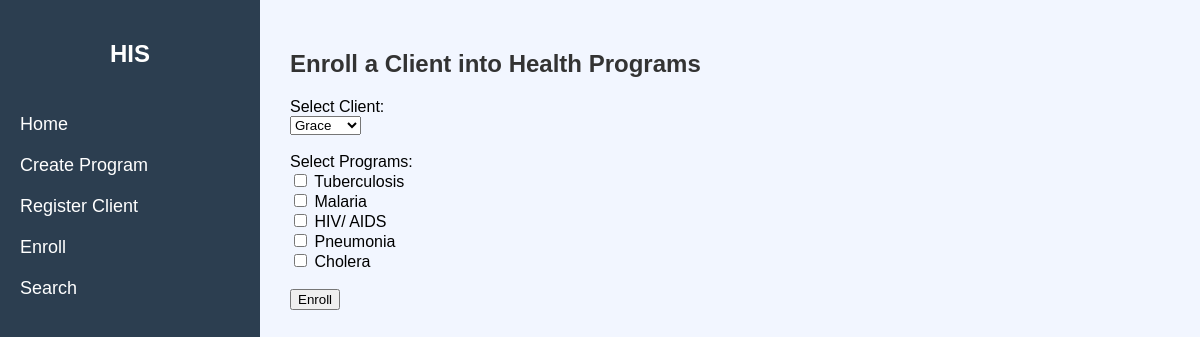
The page /enroll-client on the database as committed earlier.
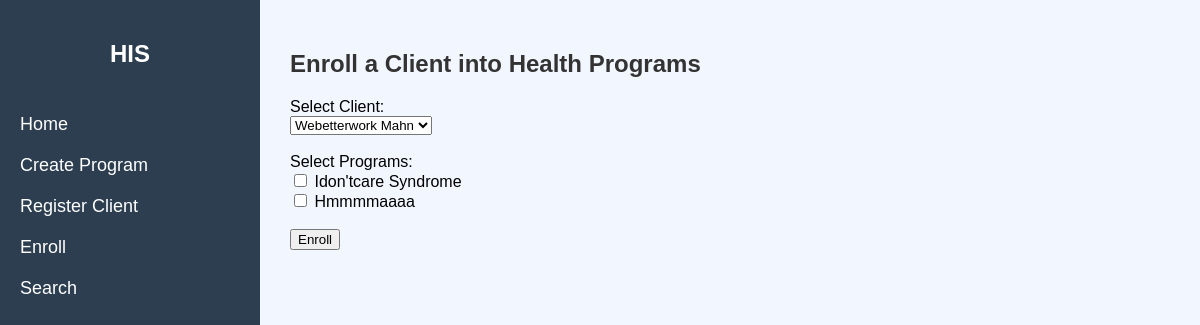
The same page on the database as committed later.
### app/models.py (models this page shows)
class Program(db.Model):
    id = db.Column(db.Integer, primary_key=True)
    name = db.Column(db.String(100), unique=True, nullable=False)

### app/routes.py (the view, shortened to what this page needs)
@main.route('/enroll-client', methods=['GET', 'POST'])
def enroll_client():
    clients = Client.query.all()
    programs = Program.query.all()
    return render_template('enroll_client.html', clients=clients, programs=programs)

### templates/enroll_client.html (shortened to what this page needs)
{% extends "base.html" %}
{% block content %}
    <h2>Enroll a Client into Health Programs</h2>
    <form method="POST">
        <label>Select Client:</label><br>
        <select name="client" required>
            {% for client in clients %}
            <option value="{{ client.id }}">{{ client.name }}</option>
            {% endfor %}
        </select><br><br>
        <label>Select Programs:</label><br>
        {% for program in programs %}
        <input type="checkbox" name="programs" value="{{ program.id }}"> {{ program.name }}<br>
        {% endfor %}
        <br><button type="submit">Enroll</button>
    </form>
{% endblock %}

Rows that differ between the two databases and show on the page:
removed Program: name "HIV/ AIDS"
removed Program: name "Pneumonia"
removed Program: name "Cholera"
changed Program: name "Tuberculosis" → "Idon'tcare Syndrome"
changed Program: name "Malaria" → "Hmmmmaaaa"
Other text that changed with them:
form field client: "Grace" → "Webetterwork Mahn"
